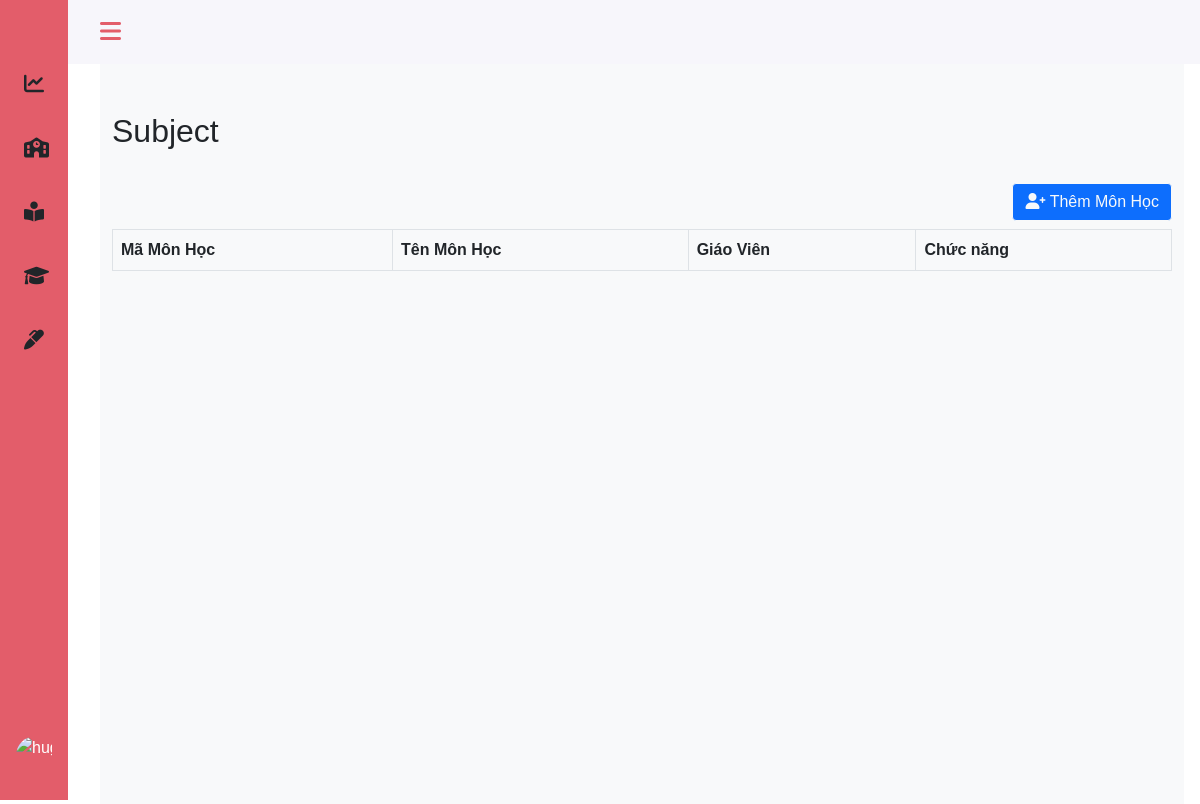
The page /admin/subject.php on the database as committed earlier.
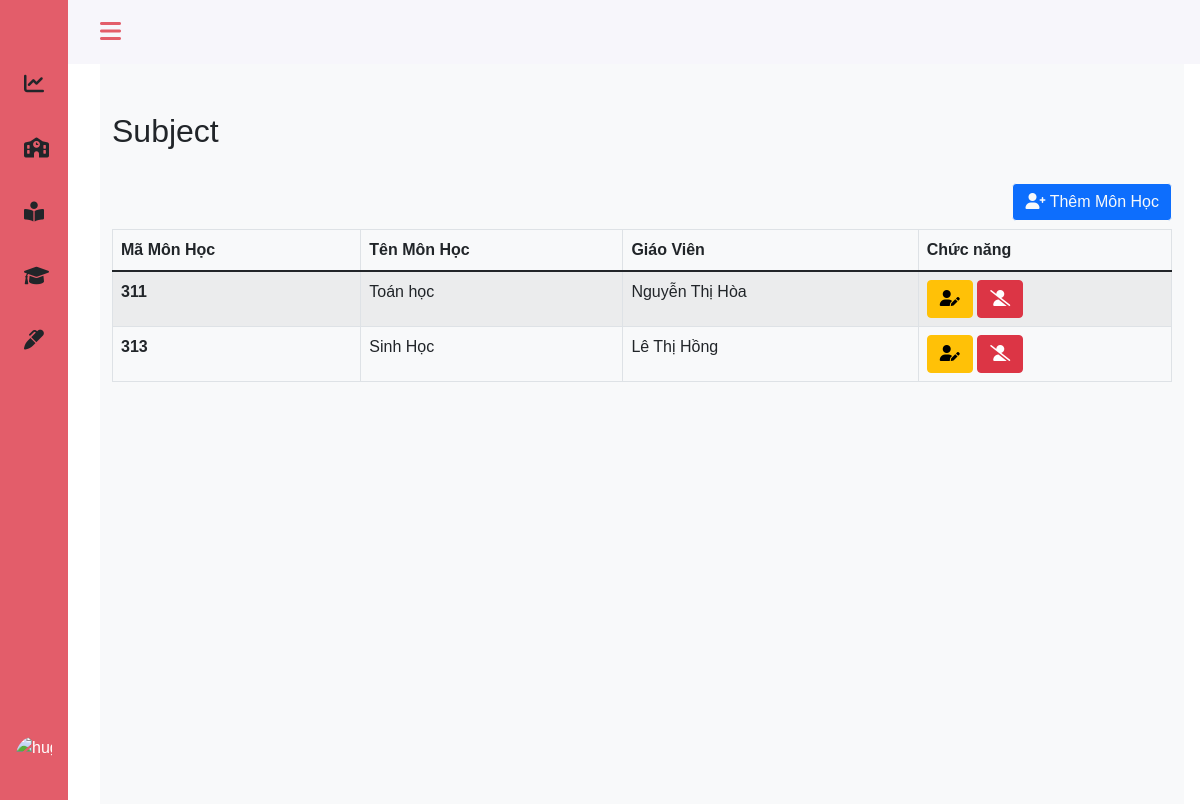
The same page on the database as committed later.
### tables this page shows
CREATE TABLE `teachers` (
  `teach_id` int(10) NOT NULL,
  `teach_name` varchar(30) NOT NULL,
  `teach_email` varchar(100) DEFAULT NULL,
  `teach_phone` tinytext NOT NULL,
  `teach_address` varchar(20) NOT NULL,
  `teach_gender` varchar(10) DEFAULT NULL,
  `teach_birth` date DEFAULT NULL,
  `sb_id` int(11) NOT NULL
);

CREATE TABLE `subjects` (
  `sb_id` int(10) NOT NULL,
  `sb_name` varchar(30) NOT NULL
);

### admin/subject.php (the view, shortened to what this page needs)
<?php
include 'headerad.php';
?>
<main>
    <div class="height-100 bg-light">
        <div class="col py-3  ">
            <div class="container ">
                <div class="row mt-3 pt-3 border-bottom border-light">
                    <div class="col-md-6">
                        <h2>Subject</h2>
                    </div>
                </div>
            </div>
            <div class="container-fluid py-3" style="width:100% ; overflow: auto; height: auto;">
                <div class="row">
                    <div class="float-end py-2">
                        <a href="" class="btn btn-md btn-outline-light btn-primary float-end">
                            <i class="fas fa-user-plus"></i> Thêm Môn Học
                        </a>
                    </div>
                </div>
                <table class="table table-hover table-striped table-bordered" id="example">
                    <thead>
                        <tr>
                            <th scope="col">Mã Môn Học</th>
                            <th scope="col">Tên Môn Học</th>
                            <th scope="col">Giáo Viên</th>
                            <th scope="col">Chức năng</th>
                        </tr>
                    </thead>
                    <tbody>
                        <?php
                        include '../config.php';
                        $sql = "SELECT  sb.sb_id, sb.sb_name, t.teach_name FROM subjects sb, teachers t
                            WHERE sb.sb_id = t.sb_id";
                        $result = mysqli_query($conn, $sql);
                        if (mysqli_num_rows($result) > 0) {
                            while ($row = mysqli_fetch_assoc($result)) {
                        ?>
                                <tr>
                                    <th scope="row"><?php echo $row['sb_id']; ?> </th>
                                    <td><?php echo $row['sb_name']; ?></td>
                                    <td><?php echo $row['teach_name']; ?></td>
                                    <td>
                                        <a class="btn btn-warning" href=""><i class="fas fa-user-edit"></i></a>
                                        <a class="btn btn-danger" href=""><i class="fas fa-user-slash"></i></a>
                                    </td>
                                </tr>
                        <?php
                            }
                        }
                        ?>
                    </tbody>
                </table>
            </div>
        </div>
    </div>
</main>
<?php
include 'footerad.php';
?>

Rows that differ between the two databases and show on the page:
added teachers: sb.sb_id "311", sb.sb_name "Toán học", teach_name "Nguyễn Thị Hòa"
added teachers: sb.sb_id "313", sb.sb_name "Sinh Học", teach_name "Lê Thị Hồng"
